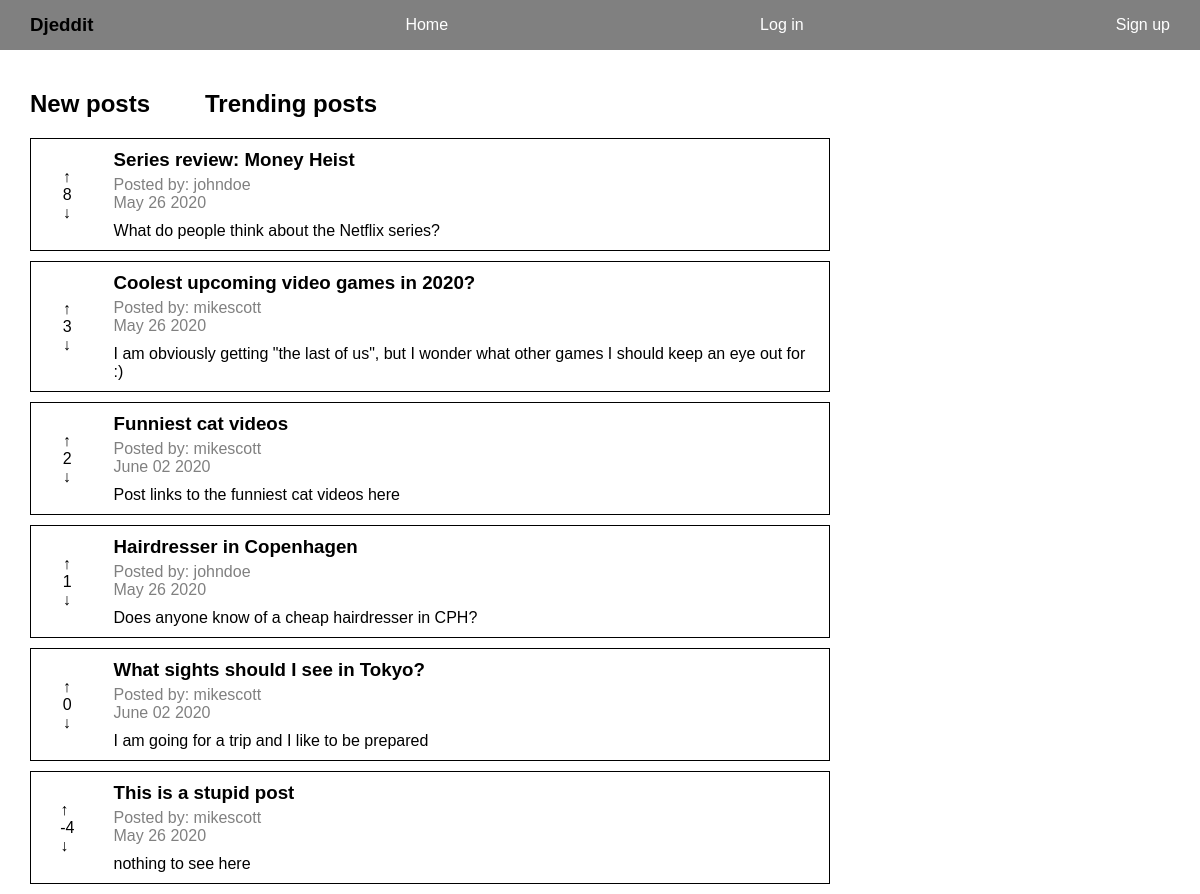
Page /reddit/trending/ on the committed database.
### reddit_app/models.py (models this page shows, shortened)
class Post(models.Model):
    title = models.CharField(max_length=200)
    author = models.ForeignKey(User, on_delete=models.CASCADE)
    text = models.TextField()
    votes = models.IntegerField(default=0)
    created_at = models.DateTimeField(auto_now_add=True)
    def date_posted(self):
        return self.created_at.strftime('%B %d %Y')

### reddit_app/views.py (the view)
# urls.py: path("trending/", views.trending, name="trending"),
def trending(request):
    posts = Post.objects.all().order_by('-votes')
    context = {"posts": posts}
    return render(request, "reddit_app/trending.html", context)

### templates/reddit_app/trending.html (shortened to what this page needs)
{% extends "base.html" %}
{% block content %}
<div class="post-nav">
    <a href="{% url 'reddit_app:index' %}">
        <h2>New posts</h2>
    </a>
    <a href="{% url 'reddit_app:trending' %}">
        <h2>Trending posts</h2>
    </a>
</div>
<div id="posts">
    {% if posts.count %}
        {% for post in posts %}
            <div class="post-container post-{{post.id}}" style="border: 1px solid black; margin-bottom: 10px;">
                <div>
                    <p class="upvote post-vote" data-votes="{{post.votes}}" data-postid="{{ post.id }}" data-userid="{{ user.id }}">&uarr;</p>
                    <p class="votes">{{post.votes}}</p>
                    <p class="downvote post-vote" data-votes="{{post.votes}}" data-postid="{{ post.id }}" data-userid="{{ user.id }}">&darr;</p>
                </div>
                <div class="post">
                    <a href={% url 'reddit_app:single_post' post.id %}>
                        <h3>{{post.title}}</h3>
                        <div class="post-info">
                            <span>Posted by: {{post.author}}</span>
                            <p>{{post.date_posted}}</p>
                        </div>
                        <p>{{post.text}}</p>
                    </a>
                </div>
            </div>
        {% endfor %}
    {% else %}
        <p>There are no posts</p>
    {% endif %}
</div>
{% load static %}
{% endblock content %}

### static/css/styles.css (style rules this page uses)
* { padding: 0px; margin: 0px; font-family: sans-serif; box-sizing: border-box; }
a { text-decoration: none; }
h2 { padding: 20px 0px; }
.post-container a { color: black; }
.post-container { display: grid; grid-template-columns: .1fr 1fr; width: 800px; }
.post-container div:nth-child(1) { justify-self: center; align-self: center; }
.post { padding: 10px; }
.post-info { margin-bottom: 10px; }
.post-info { color: gray; }
.post-container h3 { margin-bottom: 5px; }
.post-nav { display: grid; grid-template-columns: 1fr 1fr; width: 350px; }
.post-nav a { color: black; }

### rows in the picture
Post: votes "8", title "Series review: Money Heist", author "johndoe", date_posted "May 26 2020", text "What do people think about the Netflix series?"
Post: votes "3", title "Coolest upcoming video games in 2020?", author "mikescott", date_posted "May 26 2020", text "I am obviously getting \"the last of us\", but I wonder what other games I should keep an eye out for :)"
Post: votes "2", title "Funniest cat videos", author "mikescott", date_posted "June 02 2020", text "Post links to the funniest cat videos here"
Post: votes "1", title "Hairdresser in Copenhagen", author "johndoe", date_posted "May 26 2020", text "Does anyone know of a cheap hairdresser in CPH?"
Post: votes "0", title "What sights should I see in Tokyo?", author "mikescott", date_posted "June 02 2020", text "I am going for a trip and I like to be prepared"
Post: votes "-4", title "This is a stupid post", author "mikescott", date_posted "May 26 2020", text "nothing to see here"
